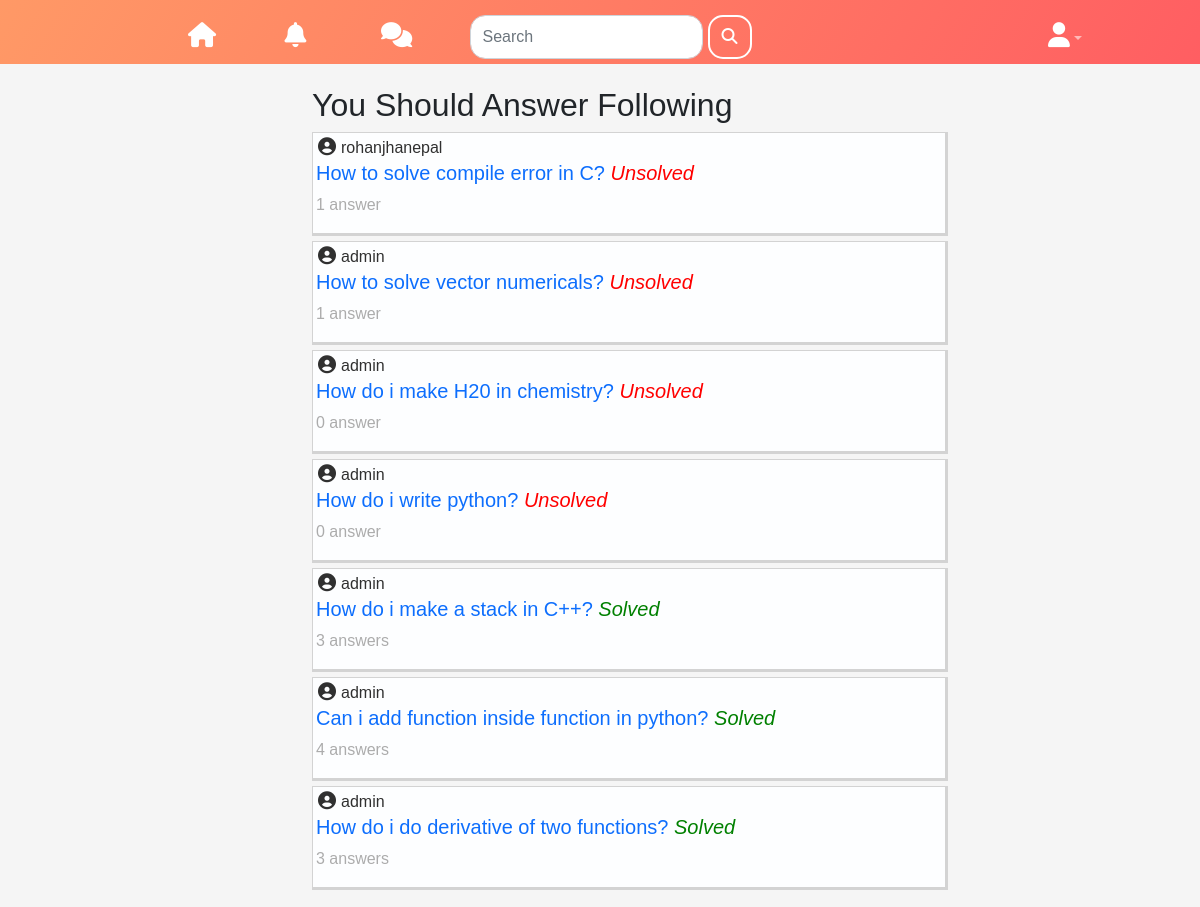
The app's page /recommended_to_answer (signed in), older data.
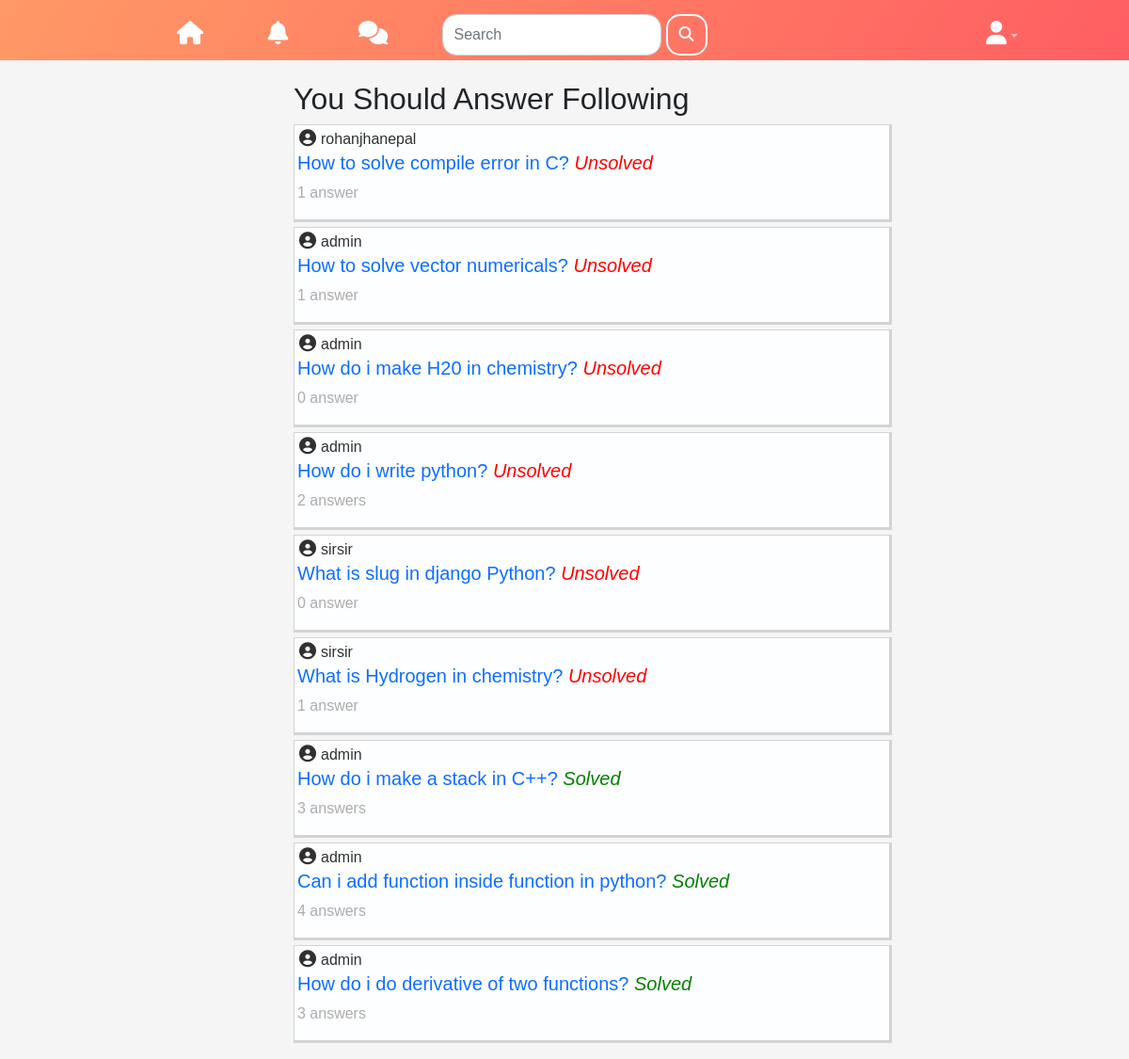
The same page, newer data.
### forum/models.py (models this page shows, shortened)
class Post(models.Model):
    title = models.CharField(max_length=200,blank=False)
    slug = models.SlugField(max_length=200, null=True, blank=True)
    tag = models.ManyToManyField('forum.Tag', blank=True,related_name='tag')
    category = models.ForeignKey('forum.Category', related_name="post_category" ,on_delete=models.CASCADE, null=True, blank=True)
    subcategory = models.ForeignKey('forum.SubCategory', related_name="post_sub_category" ,on_delete=models.CASCADE, null=True, blank=True)
    solved = models.BooleanField(default=False) #has the problem been solved?
    posted_by = models.ForeignKey(User, related_name='user',on_delete=models.CASCADE) #posted by user
    posted_on = models.DateTimeField(default=timezone.now)
    views = models.IntegerField(default=0) #total times the post was viewed
    answerCount = models.IntegerField(default=0) #number of answers

### forum/views.py (the view)
# urls.py: path('recommended_to_answer', views.recommend_questions , name='recommended_to_answer'),
def recommend_questions(request):
    user = request.user
    pref_sub = user.profile.prefered_categories.all()
    posts = models.Post.objects.filter(solved=False)
    posts_solved = models.Post.objects.filter(category__in = pref_sub)
    context = {
        'posts':posts,
        'solved_posts':posts_solved,
    }
    return render(request, "forum/question_recommend.html",context = context)

### forum/templates/forum/question_recommend.html (shortened to what this page needs)
{% extends "forum/base.html" %}
    {% load bootstrap4 %}
    {% load static %}
    {% block content %}
    <h2>You Should Answer Following</h2>
    {% for post in posts %}
<div class="question-container">
    <p style="color: #303030; margin-bottom: 0px;" ><i class="fas fa-user-circle" style="margin: 5px; font-size: large;"></i>{{ post.posted_by }}</p>
    <h5 style="color: blue; padding-left: 3px;"><a href={% url "forum:post_detail" slug=post.slug %}>{{ post.title }}</a>
        {% if post.solved %}
        <em style="color:green;">Solved</em>
    {% else %}
        <em style="color:red;">Unsolved</em>
    {% endif %}</h5>
    <p style="color: #acacac; padding-left: 3px;">
      {{ post.answerCount }}
      {% if post.answerCount > 1 %}  answers
      {% else %}  answer
      {% endif %}
  </p>
  </div>
  {% endfor %}
  {% for post in solved_posts %}
  {% if post.solved %}
<div class="question-container">
    <p style="color: #303030; margin-bottom: 0px;" ><i class="fas fa-user-circle" style="margin: 5px; font-size: large;"></i>{{ post.posted_by }}</p>
    <h5 style="color: blue; padding-left: 3px;"><a href={% url "forum:post_detail" slug=post.slug %}>{{ post.title }}</a>
        {% if post.solved %}
        <em style="color:green;">Solved</em>
    {% else %}
        <em style="color:red;">Unsolved</em>
    {% endif %}</h5>
    <p style="color: #acacac; padding-left: 3px;">
      {{ post.answerCount }}
      {% if post.answerCount > 1 %}  answers
      {% else %}  answer
      {% endif %}
  </p>
  </div>
  {% endif %}
  {% endfor %}
    {% endblock content %}

Row changes from the older to the newer data that the page shows:
changed Post "How do i write python?": answerCount "0" → "2"; answerCount "answer" → "answers"
added Post: posted_by "sirsir", title "What is slug in django Python?", solved "Unsolved", answerCount "0", shown under "You Should Answer Following"
added Post: posted_by "sirsir", title "What is Hydrogen in chemistry?", solved "Unsolved", answerCount "1", shown under "You Should Answer Following"
